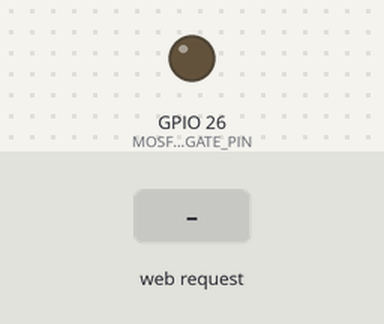
Simulated run of this sketch. Board: ESP32. Shown: output pins drawn as LEDs (lit = HIGH). Inputs (shaded band) come from the test bench. WiFi joins after 1.5 s; servers stay silent unless stated; what the sketch prints to the serial monitor is not drawn.

Above: at 2.7 s.
2.8 s: HTTP request GET /start received
At 3.4 s:
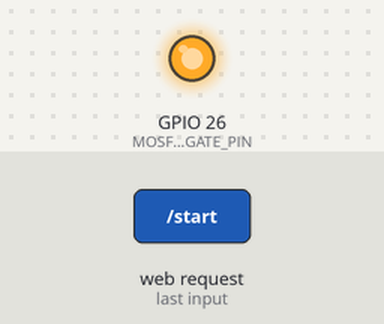
4.3 s: HTTP request GET /stop received
At 5.7 s:
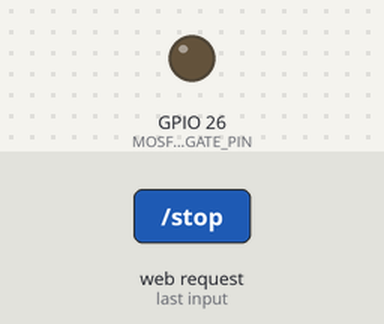
Timing chart, 0 to 7.3 s (numbered marks = the images above; inputs shaded):
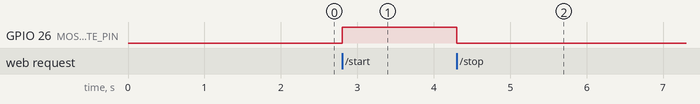

Measured:
- after the input at 2.8 s, GPIO 26 (MOSFET_GATE_PIN): LOW → HIGH at once
- after the input at 4.3 s, GPIO 26 (MOSFET_GATE_PIN): HIGH → LOW at once

The sketch:

ESP32_1_Transmitter.ino
```cpp
#include <WiFi.h>
#include <WebServer.h>

// Wi-Fi credentials
const char* WIFI_SSID = "YOUR_WIFI_NAME";
const char* WIFI_PASSWORD = "YOUR_WIFI_PASSWORD";

// Transmitter control pin
const int MOSFET_GATE_PIN = 26;

// HTTP server
WebServer server(80);

bool chargingEnabled = false;

// Stop wireless charging
void stopCharging() {
  digitalWrite(MOSFET_GATE_PIN, LOW);
  chargingEnabled = false;

  Serial.println("Charging stopped");
  server.send(200, "text/plain", "Charging stopped");
}

// Start wireless charging
void startCharging() {
  digitalWrite(MOSFET_GATE_PIN, HIGH);
  chargingEnabled = true;

  Serial.println("Charging started");
  server.send(200, "text/plain", "Charging started");
}

// Return transmitter status
void getStatus() {
  if (chargingEnabled) {
    server.send(200, "text/plain", "CHARGING");
  } else {
    server.send(200, "text/plain", "STOPPED");
  }
}

void setup() {
  Serial.begin(115200);

  pinMode(MOSFET_GATE_PIN, OUTPUT);

  // Keep transmitter disabled at startup
  digitalWrite(MOSFET_GATE_PIN, LOW);

  // Connect to Wi-Fi
  WiFi.mode(WIFI_STA);
  WiFi.begin(WIFI_SSID, WIFI_PASSWORD);

  Serial.print("Connecting to Wi-Fi");

  while (WiFi.status() != WL_CONNECTED) {
    delay(500);
    Serial.print(".");
  }

  Serial.println();
  Serial.println("Wi-Fi connected");

  Serial.print("Transmitter IP Address: ");
  Serial.println(WiFi.localIP());

  // Configure HTTP endpoints
  server.on("/start", HTTP_GET, startCharging);
  server.on("/stop", HTTP_GET, stopCharging);
  server.on("/status", HTTP_GET, getStatus);

  // Start server
  server.begin();

  Serial.println("Transmitter HTTP server started");
}

void loop() {
  server.handleClient();
}
```
